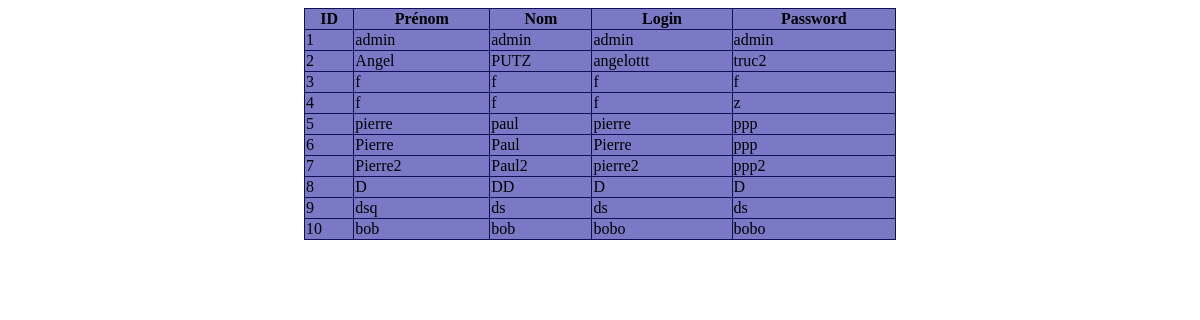
Screenshot of /admin.php (signed in) with the database file from the repository.
### tables this page shows
CREATE TABLE `utilisateur` (
  `id` int NOT NULL,
  `login` varchar(255) NOT NULL,
  `prenom` varchar(255) NOT NULL,
  `nom` varchar(255) NOT NULL,
  `password` varchar(255) NOT NULL
);

### admin.php (the view, shortened to what this page needs)
<?php
class Database{
    private static $servername = 'localhost';
    private static $username = 'root';
    private static $password = '';
    private static $BDD ='moduleconnexion';
    private static $conn = null;
    public static function connect(){
        if (null == self::$conn){
            try{
                self::$conn = new PDO("mysql:host=".self::$servername.";"."dbname=".self::$BDD,self::$username,self::$password);
            }catch(PDOException $e){
                die($e->getMessage());
            }
        }
        return self::$conn;
    }
    public static function disconnect(){
        self::$conn = null;
    }
    }
    $pdo = Database::connect();
$stmt = $pdo->prepare("SELECT * FROM utilisateur");
$stmt->execute();
$users = $stmt->fetchAll();
?>
<!DOCTYPE html>
<html>
<head>
        <link rel="stylesheet" href="index.css">
    </head>
<body>
<table border ='1' >
    <tr>
        <th>ID</th>
        <th>Prénom</th>
        <th>Nom</th>
        <th>Login</th>
        <th>Password</th>
    </tr>
    <?php foreach ($users as $user): ?>
    <tr>
        <td><?php echo $user['id']; ?></td>
        <td><?php echo $user['prenom']; ?></td>
        <td><?php echo $user['nom']; ?></td>
        <td><?php echo $user['login']; ?></td>
        <td><?php echo $user['password']; ?></td>
    </tr>
    <?php endforeach; ?>
</table>
</body>
</html>

### index.css (style rules this page uses)
table { margin: 0 auto; border-collapse: collapse; border: 1px solid black; width: 50%; background-color: rgb(121, 121, 198); border-color: #0f1057; }

### rows the page displays
utilisateur: id "1", prenom "admin", nom "admin", login "admin", password "admin"
utilisateur: id "2", prenom "Angel", nom "PUTZ", login "angelottt", password "truc2"
utilisateur: id "3", prenom "f", nom "f", login "f", password "f"
utilisateur: id "4", prenom "f", nom "f", login "f", password "z"
utilisateur: id "5", prenom "pierre", nom "paul", login "pierre", password "ppp"
utilisateur: id "6", prenom "Pierre", nom "Paul", login "Pierre", password "ppp"
utilisateur: id "7", prenom "Pierre2", nom "Paul2", login "pierre2", password "ppp2"
utilisateur: id "8", prenom "D", nom "DD", login "D", password "D"
utilisateur: id "9", prenom "dsq", nom "ds", login "ds", password "ds"
utilisateur: id "10", prenom "bob", nom "bob", login "bobo", password "bobo"
